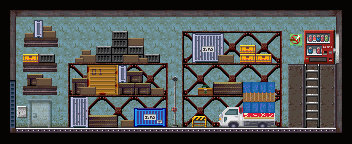

The image is a tile-based game level rendered from a .tmx file. Its description and source (layers, tilesets, objects; grid data summarised) follow:
An orthogonal 22x9 tile map with 16x16 px tiles, 1 tile layer (Passability), 2 image layers and 10 objects (6x Event, 2x Door, 2x Target).

<map version="1.2" tiledversion="1.3.1" orientation="orthogonal" renderorder="right-down" compressionlevel="0" width="22" height="9" tilewidth="16" tileheight="16" infinite="0" nextlayerid="6" nextobjectid="14">
 <properties>
  <property name="RestrictCamera" type="bool" value="true" />
 </properties>
 <tileset firstgid="1" source="../Tilesets/Editor.tsx" />
 <imagelayer id="1" name="Background">
  <image source="Images/WarehouseBig.png" width="352" height="144" />
 </imagelayer>
 <imagelayer id="2" name="AccidentFore">
  <image source="Images/WarehouseBigTop.png" width="352" height="144" />
 </imagelayer>
 <objectgroup id="3" name="Object Layer">
  <object id="4" name="ladder" type="Event" x="304" y="64" width="16" height="16">
   <properties>
    <property name="onCollide" value="ladder(4, 'SOUTH')" />
    <property name="passable" value="IMPASSABLE" />
   </properties>
  </object>
  <object id="5" name="ladder" type="Event" x="304" y="96" width="16" height="16">
   <properties>
    <property name="onCollide" value="ladder(4, 'NORTH')" />
    <property name="passable" value="IMPASSABLE" />
   </properties>
  </object>
  <object id="6" type="Door" x="336" y="48" width="16" height="16">
   <properties>
    <property name="onCollide" value="playScene('door_common'); teleport('Warehouse/WarehouseHall', 'left')" />
   </properties>
  </object>
  <object id="7" name="entry" type="Target" x="320" y="48" width="16" height="16" />
  <object id="8" type="Event" x="0" y="112" width="16" height="16">
   <properties>
    <property name="onCollide" value="speak(&quot;Warehouse door&quot;, &quot;This looks to be the loading door leading to the warehouse front. It's securely locked.&quot;)" />
   </properties>
  </object>
  <object id="9" name="'y!sms/2_03'" type="Event" x="0" y="0" width="16" height="16">
   <properties>
    <property name="hide" value="return getSwitch('y!sms/2_03')" />
    <property name="onEnter" value="setNextScript('y!sms/2_03', false, 6); setSwitch('y!sms/2_03', true)" />
   </properties>
  </object>
  <object id="10" type="Event" x="80" y="96" width="80" height="16">
   <properties>
    <property name="onInteract" value="speak('Shipping containers', &quot;It looks like this was a functional warehouse... Once. Now all the boxes are empty.&quot;)" />
    <property name="passable" value="IMPASSABLE" />
   </properties>
  </object>
  <object id="11" type="Event" x="224" y="96" width="48" height="16">
   <properties>
    <property name="onInteract" value="speak('Truck', &quot;The tires are deflated and the passenger window broken. It's doubtful the engine would even start.&quot;)" />
    <property name="passable" value="IMPASSABLE" />
   </properties>
  </object>
  <object id="12" type="Door" x="32" y="128" width="16" height="16">
   <properties>
    <property name="onCollide" value="playScene('door_common'); teleport('Warehouse/Secret', 'entry')" />
   </properties>
  </object>
  <object id="13" name="secret" type="Target" x="32" y="112" width="16" height="16" />
 </objectgroup>
 <layer id="4" name="Passability" width="22" height="9" opacity="0">
  <properties>
   <property name="CheckPassability" type="bool" value="true" />
  </properties>
  <data>[198 cells, 135 non-empty, 3 distinct tile ids]</data>
 </layer>
 <imagelayer id="5" name="Foreground" />
</map>
